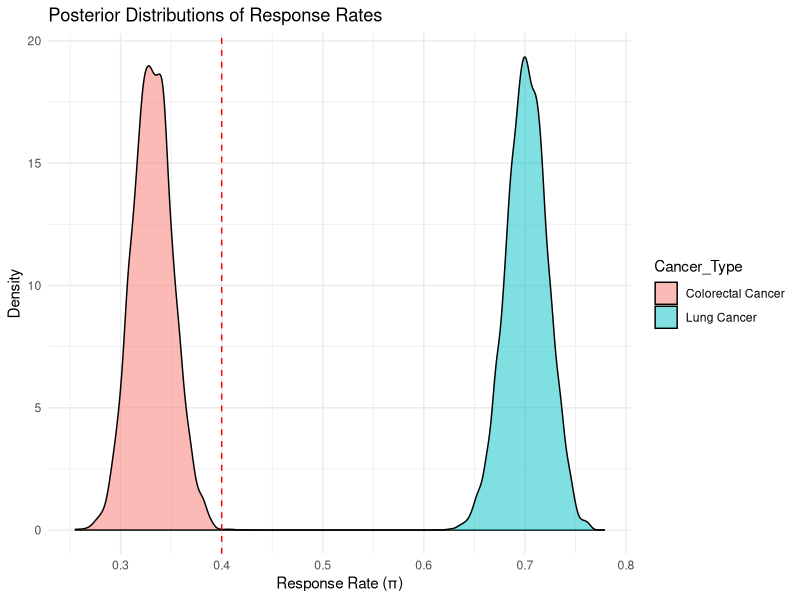

The R script that drew this image:
# Load necessary library
library(ggplot2)

## -------Part a: Simulate Response Data ----------##

# Define sample sizes for two cancer types based on n = 1e3
n1 <- 480 # Sample size for lung cancer 
n2 <- 520  # Sample size for colorectal cancer

# Define true response rates 
pi1_true <- 0.7  
pi2_true <- 0.3  

# Simulate number of responders using Binomial distribution
x1 <- rbinom(1, n1, pi1_true)  
x2 <- rbinom(1, n2, pi2_true)  

##--------- Part b: Assume Prior------------------##

# Define weakly informative Beta prior (Beta(1,1)  == U[0,1])
a_prior <- 1
b_prior <- 1

##------ Part c: Posterior Probability------------##
#(Assuming independent beta-binomial frameworks)

# Compute posterior parameters (based on assumptions)
a_post_1 <- a_prior + x1
b_post_1 <- b_prior + (n1 - x1)

a_post_2 <- a_prior + x2
b_post_2 <- b_prior + (n2 - x2)

# Generate posterior samples using Beta distribution
samples_1 <- rbeta(10000, a_post_1, b_post_1)
samples_2 <- rbeta(10000, a_post_2, b_post_2)

# Compute probabilities P(π > 0.4)
p_greater_0.4_1 <- mean(samples_1 > 0.4)
p_greater_0.4_2 <- mean(samples_2 > 0.4)

# Print results
cat("Probability that π_1 > 0.4:", p_greater_0.4_1, "\n")
cat("Probability that π_2 > 0.4:", p_greater_0.4_2, "\n")

## ------- Decision Rule ---------- ##

decision <- ifelse(p_greater_0.4_1 > 0.8 | p_greater_0.4_2 > 0.8, "Continue Trial", "Consider Stopping")
cat("Decision:", decision, "\n")

## Step 5: Visualization ---------- ##

# Create a data frame for visualization
posterior_df <- data.frame(
  Samples = c(samples_1, samples_2),
  Cancer_Type = rep(c("Lung Cancer", "Colorectal Cancer"), each = 10000)
)

# Plot posterior distributions
ggplot(posterior_df, aes(x = Samples, fill = Cancer_Type)) +
  geom_density(alpha = 0.5) +
  geom_vline(xintercept = 0.4, linetype = "dashed", color = "red") +
  labs(title = "Posterior Distributions of Response Rates",
       x = "Response Rate (π)",
       y = "Density") +
  theme_minimal()
 

## ------ Creating Functions ------ ##
run_simu = function(pi1, pi2, n1 = 480, n2 = 520)
{
  # Simulate number of responders using Binomial distribution
  x1 <- rbinom(1, n1, pi1)  
  x2 <- rbinom(1, n2, pi2)  
  
  # Compute posterior parameters (based on assumptions)
  a_post_1 <- a_prior + x1
  b_post_1 <- b_prior + (n1 - x1)
  
  a_post_2 <- a_prior + x2
  b_post_2 <- b_prior + (n2 - x2)
  
  # Generate posterior samples using Beta distribution
  samples_1 <- rbeta(10000, a_post_1, b_post_1)
  samples_2 <- rbeta(10000, a_post_2, b_post_2)
  
  # Compute probabilities P(π > 0.4)
  p_greater_0.4_1 <- mean(samples_1 > 0.4)
  p_greater_0.4_2 <- mean(samples_2 > 0.4)
  return(c(p_greater_0.4_1,p_greater_0.4_2))
}
run_simu(0.7, 0.3)

## Running for all 9 values
p1_s = c(0.3, 0.5, 0.7)
p2_s = c(0.3, 0.5, 0.7)

outs1 = numeric(9)
outs2 = numeric(9)
count = 1
for(a in p1_s)
{
 for(b in p2_s)
 {
  out = run_simu(a,b)
  outs1[count] = out[1]
  outs2[count] = out[2]
  count = count + 1
 }
}
outs1 = data.frame(matrix(outs1, 3, 3))
colnames(outs1) = c(0.3, 0.5, 0.7)
rownames(outs1) = c(0.3, 0.5, 0.7)
outs2 = data.frame(matrix(outs2, 3, 3))
colnames(outs2) = c(0.3, 0.5, 0.7)
rownames(outs2) = c(0.3, 0.5, 0.7)
